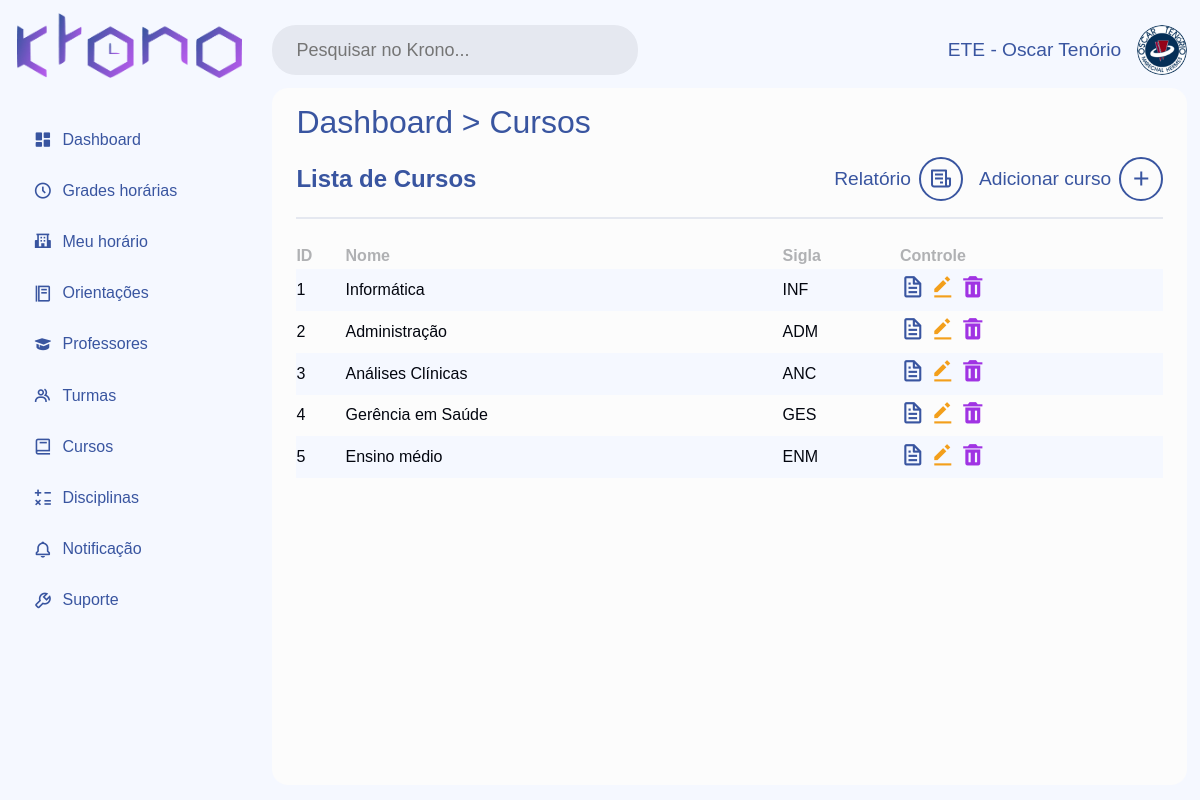
The page /index.php?page=cursos (signed in) on the database its author committed.
### tables this page shows
create table curso (
id_curso INT NOT NULL AUTO_INCREMENT PRIMARY KEY,
nome_curso VARCHAR(100) NOT NULL,
sigla_curso VARCHAR(5) NOT NULL,
id_escola INT NOT NULL,
FOREIGN KEY (id_escola) REFERENCES escola (id_escola)
);

### index.php (called while the page is built, shortened)
<?php
    require_once 'ASSETS/head.php';
    require_once 'ASSETS/channelPages.php';
    require_once 'ASSETS/footer.php';
?>

### PAGES/CURSO/listaCurso.php (the view, shortened to what this page needs)
<link rel="stylesheet" href="CSS/dashboard.css">
<link rel="stylesheet" href="CSS/sidebar.css">
<link rel="stylesheet" href="CSS/topbar.css">
<link rel="stylesheet" href="CSS/content.css">
<link rel="stylesheet" href="CSS/crud.css">
<link rel="stylesheet" href="CSS/modal.css">
<link rel="stylesheet" href="CSS/mensagens.css">
<?php
require_once 'PAGES/COMPONENTS/sidebar.php';
$nivel_usuario = $_SESSION['nivel_usuario'];
if ($nivel_usuario == 2) {
    $id_usuario = $_SESSION['id_usuario'];
    $sql = "SELECT id_escola FROM escola WHERE id_usuario = :id_usuario";
    $query = $conexao->prepare($sql);
    $query->bindValue(':id_usuario', $id_usuario, PDO::PARAM_INT);
    $query->execute();
    $escola = $query->fetch(PDO::FETCH_ASSOC);
    $id_escola = $escola['id_escola'];
}
$cursos_por_pagina = 10;
$pagina_atual = isset($_GET['pagina']) ? (int)$_GET['pagina'] : 1;
$offset = ($pagina_atual - 1) * $cursos_por_pagina;
if ($nivel_usuario == 2) {
    $sql = "SELECT * FROM curso WHERE id_escola = :id_escola LIMIT :limite OFFSET :offset";
    $query = $conexao->prepare($sql);
    $query->bindValue(':id_escola', $id_escola, PDO::PARAM_INT);
} else {
    $sql = "SELECT * FROM curso LIMIT :limite OFFSET :offset";
    $query = $conexao->prepare($sql);
}
$query->bindValue(':limite', $cursos_por_pagina, PDO::PARAM_INT);
$query->bindValue(':offset', $offset, PDO::PARAM_INT);
$query->execute();
$cursos = $query->fetchAll(PDO::FETCH_ASSOC);
?>
<div class="content">
    <?php require_once 'PAGES/COMPONENTS/topbar.php'; ?>
    <div class="container">
        <h1 class="title-page"><a href="?page=dashboard">Dashboard</a> > <a href="?page=cursos">Cursos</a></h1>
        <div class="head-crud">
            <h2>Lista de Cursos</h2>
            <div class="func-head">
                <?php if ($nivel_necessario == 3): ?>
                <a href="?page=relatorioCurso" target="_blank" class="add-user">
                <?php elseif ($nivel_necessario == 2): ?>
                <a href="?page=relatorioCurso&id_escola=<?php echo $id_escola; ?>" target="_blank" class="add-user">
                <?php endif; ?>
                    <span>Relatório</span>
                    <i class='bx bx-receipt'></i>
                </a>
                <div class="add-user" onclick="document.getElementById('modalCadastro').style.display='block'">
                    <span>Adicionar curso</span>
                    <i class='bx bx-plus'></i>
                </div>
            </div>
        </div>
        <?php if (empty($cursos)): ?>
            <p class="aviso">Nenhum curso foi adicionado.</p>
        <?php else: ?>
            <table class="crud">
                <tr class="campos">
                    <td>ID</td>
                    <td>Nome</td>
                    <td>Sigla</td>
                <td>Controle</td>
            </tr>
            <?php foreach ($cursos as $dados): ?>
                <tr>
                    <td><?= $dados['id_curso'] ?></td>
                    <td><?= $dados['nome_curso'] ?></td>
                    <td><?= $dados['sigla_curso'] ?></td>
                    <td class='controle'>
                        <span class="btn-crud view" data-action="view" data-tipo="curso" data-id="<?= $dados['id_curso'] ?>"><i class='bx bx-file'></i></span>
                        <span class="btn-crud edit" data-action="edit" data-tipo="curso" data-id="<?= $dados['id_curso'] ?>"><i class='bx bxs-edit-alt'></i></span>
                        <a class='btn-crud delete' href='PAGES/CURSO/excluirCurso.php?id_curso=<?= $dados['id_curso'] ?>'><i class='bx bxs-trash'></i></a>
                    </td>
                </tr>
                <?php endforeach; ?>
            </table>
                </div>
            </div>
            <?php endif; ?>

### CSS/style.css (style rules this page uses)
:root { --corPrincipal01: #3955A0; --corPrincipal02: #A033E3; --corPrincipal03: #FFD43C; --corPrincipal04: #F39F1B; --sucess: #4CAF50; --alert: #e49a23; --danger: #D32F2F; --notifier: #A033E3; --hover-corPrincipal01: #24376A; --hover-corPrincipal02: #C361FF; --hover-corPrincipal04: #C78216; --light-corPrincipal01: #3954a0b2; --light-corPrincipal02: #a033e3a1; --branco: #f5f8ff; --cinza: #e5e8f0; --cinza-escuro: #acb0b9; --preto: #03060f; --light-preto: #03060f2d; --fonteTitulo: 'Rubik', sans-serif; --fonteCorpo: 'Jost', sans-serif; }
* { padding: 0; border: 0; margin: 0; text-decoration: none; list-style: none; outline: none; box-sizing: border-box; }
html, body { width: 100%; }
body { background: var(--branco); }

### CSS/content.css (style rules this page uses)
.content { padding: 0.8rem; width: 85%; height: 100vh; }
.container { width: 100%; height: 90%; background: #fcfcfc; border-radius: 1rem; padding: 1rem 1.5rem; display: flex; flex-direction: column; gap: 1rem; }
.container .title-page { font-family: var(--fonteTitulo); font-weight: 500; color: var(--corPrincipal01); }
.container .title-page a { color: var(--corPrincipal01); border-radius: 1rem; transition: .2s ease-in-out; }
.func-head { display: flex; justify-content: space-between; align-items: center; gap: 1rem; }

### CSS/crud.css (style rules this page uses)
.crud { font-family: var(--fonteTitulo); color: var(--preto); width: 100%; border-collapse: collapse; flex-grow: 0.2; }
.head-crud { display: flex; justify-content: space-between; align-items: center; margin-bottom: -0.5rem; font-family: var(--fonteTitulo); color: var(--corPrincipal01); padding-bottom: 1rem; margin-bottom: 0.5rem; border-bottom: 2px solid var(--cinza); }
.head-crud .add-user { display: flex; justify-content: space-between; align-items: center; gap: 0.5rem; }
.head-crud .add-user span { font-size: 1.2rem; font-weight: 500; color: var(--corPrincipal01); }
.head-crud .add-user i { font-size: 1.5rem; padding: 0.5rem; border: 2px solid var(--corPrincipal01); border-radius: 50%; color: var(--corPrincipal01); }
.crud .campos { font-weight: 600; opacity: 30%; }
.btn-crud { text-align: center; font-size: 1.6rem; transition: color 0.2s ease-in-out; color: var(--branco); cursor: pointer; }
.controle .view { color: var(--corPrincipal01); }
.controle .edit { color: var(--corPrincipal04); }
.controle .delete { color: var(--corPrincipal02); }
tbody tr:nth-child(odd) { background-color: var(--fff); }
tbody tr:nth-child(even) { background-color: var(--branco); }

### rows shown on the page
curso: id_curso "1", nome_curso "Informática", sigla_curso "INF"
curso: id_curso "2", nome_curso "Administração", sigla_curso "ADM"
curso: id_curso "3", nome_curso "Análises Clínicas", sigla_curso "ANC"
curso: id_curso "4", nome_curso "Gerência em Saúde", sigla_curso "GES"
curso: id_curso "5", nome_curso "Ensino médio", sigla_curso "ENM"

### other values the page prints
$nome_usuario "ETE - Oscar Tenório"
